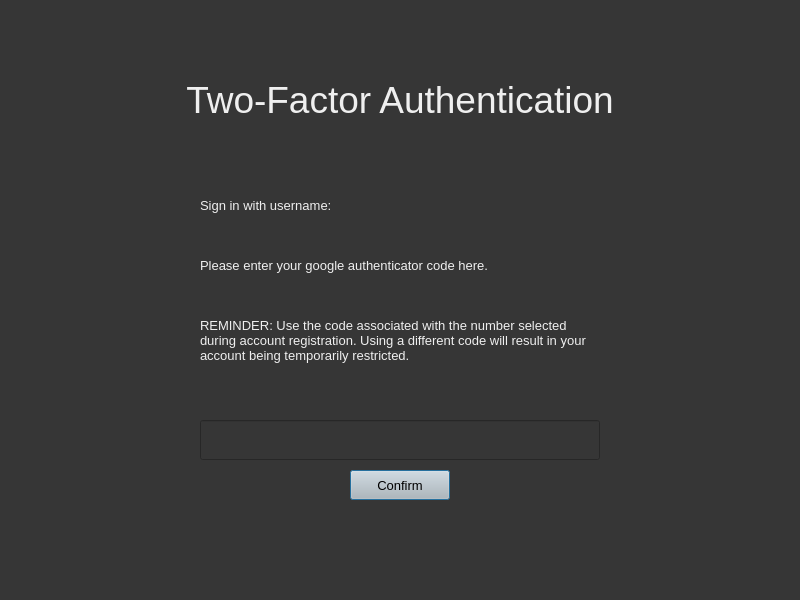
<?xml version="1.0" encoding="UTF-8"?>
<ui version="4.0">
 <class>Dialog</class>
 <widget class="QDialog" name="Dialog">
  <property name="enabled">
   <bool>true</bool>
  </property>
  <property name="geometry">
   <rect>
    <x>0</x>
    <y>0</y>
    <width>800</width>
    <height>600</height>
   </rect>
  </property>
  <property name="windowTitle">
   <string>Dialog</string>
  </property>
  <property name="styleSheet">
   <string notr="true">background-color: rgb(54, 54, 54);</string>
  </property>
  <widget class="QLabel" name="label">
   <property name="geometry">
    <rect>
     <x>125</x>
     <y>50</y>
     <width>550</width>
     <height>100</height>
    </rect>
   </property>
   <property name="styleSheet">
    <string notr="true">color: rgb(239, 239, 239);
font-size:28pt;</string>
   </property>
   <property name="text">
    <string>Two-Factor Authentication</string>
   </property>
   <property name="alignment">
    <set>Qt::AlignCenter</set>
   </property>
  </widget>
  <widget class="QPushButton" name="authenticateButton">
   <property name="geometry">
    <rect>
     <x>350</x>
     <y>470</y>
     <width>100</width>
     <height>30</height>
    </rect>
   </property>
   <property name="styleSheet">
    <string notr="true">background-color: rgb(189, 189, 189);
font-size: 10pt ;</string>
   </property>
   <property name="text">
    <string>Confirm</string>
   </property>
  </widget>
  <widget class="QLineEdit" name="authenticationCode">
   <property name="geometry">
    <rect>
     <x>200</x>
     <y>420</y>
     <width>400</width>
     <height>40</height>
    </rect>
   </property>
   <property name="styleSheet">
    <string notr="true">font-size: 14pt;
color: rgb(239, 239, 239);</string>
   </property>
  </widget>
  <widget class="QLabel" name="label_4">
   <property name="geometry">
    <rect>
     <x>200</x>
     <y>250</y>
     <width>400</width>
     <height>30</height>
    </rect>
   </property>
   <property name="styleSheet">
    <string notr="true">color: rgb(239, 239, 239);
font-size:10pt;</string>
   </property>
   <property name="text">
    <string>Please enter your google authenticator code here.</string>
   </property>
  </widget>
  <widget class="QLabel" name="label_5">
   <property name="geometry">
    <rect>
     <x>200</x>
     <y>290</y>
     <width>400</width>
     <height>100</height>
    </rect>
   </property>
   <property name="styleSheet">
    <string notr="true">color: rgb(239, 239, 239);
font-size:10pt;</string>
   </property>
   <property name="text">
    <string>REMINDER: Use the code associated with the number selected during account registration. Using a different code will result in your account being temporarily restricted. </string>
   </property>
   <property name="wordWrap">
    <bool>true</bool>
   </property>
  </widget>
  <widget class="QLabel" name="label_6">
   <property name="geometry">
    <rect>
     <x>200</x>
     <y>190</y>
     <width>200</width>
     <height>30</height>
    </rect>
   </property>
   <property name="styleSheet">
    <string notr="true">color: rgb(239, 239, 239);
font-size:10pt;</string>
   </property>
   <property name="text">
    <string>Sign in with username:</string>
   </property>
  </widget>
  <widget class="QLabel" name="usernameLabel">
   <property name="geometry">
    <rect>
     <x>400</x>
     <y>190</y>
     <width>200</width>
     <height>30</height>
    </rect>
   </property>
   <property name="styleSheet">
    <string notr="true">color: rgb(239, 239, 239);
font-size:10pt;</string>
   </property>
   <property name="text">
    <string/>
   </property>
  </widget>
 </widget>
 <resources/>
 <connections/>
</ui>
